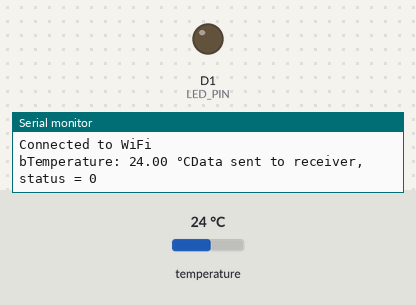
The sketch below on a simulated ESP8266 (NodeMCU). On the bench: output pins drawn as LEDs (lit = HIGH), the last lines printed to the serial monitor. Inputs (shaded band) come from the test bench; at power-on: temperature 24 °C. WiFi joins after 1.5 s; servers stay silent unless stated.

Above: at 3.2 s.
3.3 s: temperature set to 34.6 °C
10.0 s: temperature set to 35.5 °C
At 15.3 s:
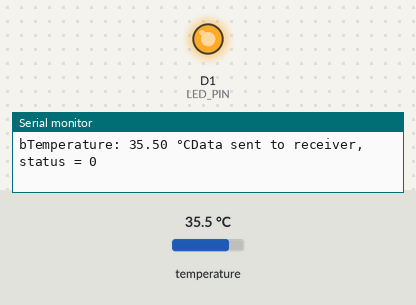
16.7 s: temperature set to 12 °C
At 20.8 s:
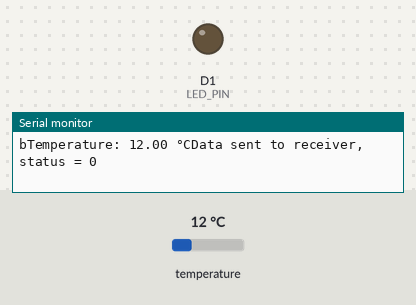
23.4 s: temperature set to 41 °C
At 26.3 s:
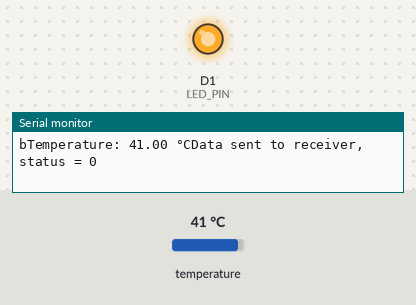
Timing chart, 0 to 27.8 s (numbered marks = the images above; inputs shaded):
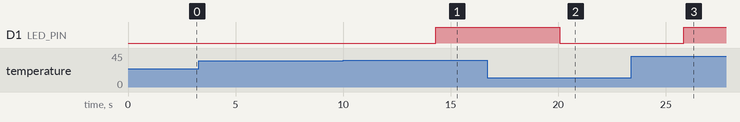

Measured:
- the behaviour switches between 35 and 35.1 °C on temperature (found by bisection; images 0 and 1)
- after the input at 10.0 s, D1 (LED_PIN): LOW → HIGH after 4.3 s
- after the input at 16.7 s, D1 (LED_PIN): HIGH → LOW after 3.4 s
- after the input at 23.4 s, D1 (LED_PIN): LOW → HIGH after 2.4 s

The sketch:

final_ds18b20_2.ino
```cpp
#include <ESP8266WiFi.h>
#include <espnow.h>
#include <OneWire.h>
#include <DallasTemperature.h>
#include <ESP8266HTTPClient.h>

// Replace with your network credentials
const char* ssid = "realme X2 Pro";
const char* password = "ca4dd002827c";

// Replace with the MAC Address of the receiver
uint8_t broadcastAddress[] = {0x2C, 0x3A, 0xE8, 0x38, 0xBB, 0xF1};

// Initialize the DS18B20 sensor
#define ONE_WIRE_BUS D3
OneWire oneWire(ONE_WIRE_BUS);
DallasTemperature sensors(&oneWire);
#define LED_PIN  D1
// Structure to send data
typedef struct struct_message {
  float btemperature;
} struct_message;

// Create a struct_message to hold sensor data
struct_message myData;

// Callback function that will be executed when data is sent
void OnDataSent(uint8_t *mac_addr, uint8_t sendStatus) {
  Serial.print("Data sent to receiver, status = ");
  Serial.println(sendStatus);
}

void setup() {
  // Start Serial Monitor
  Serial.begin(115200);


  // Connect to Wi-Fi
  WiFi.begin(ssid, password);
  while (WiFi.status() != WL_CONNECTED) {
    delay(1000);
    Serial.println("Connecting to WiFi...");
  }
  Serial.println("Connected to WiFi");

  // Initialize ESP-NOW
  if (esp_now_init() != 0) {
    Serial.println("ESP-NOW initialization failed");
    return;
  }

  // Register callback function
  esp_now_set_self_role(ESP_NOW_ROLE_CONTROLLER);
  esp_now_register_send_cb(OnDataSent);

  // Add broadcast address of the receiver
  esp_now_add_peer(broadcastAddress, ESP_NOW_ROLE_SLAVE, 1, NULL, 0);

  // Initialize DS18B20 sensor
  sensors.begin();
  pinMode(LED_PIN,OUTPUT);
}

void loop() {
  // Request temperature data from DS18B20 sensor
  sensors.requestTemperatures();

  // Read temperature data from DS18B20 sensor
  float btemperature = sensors.getTempCByIndex(0);

  // Print temperature data
  Serial.print("bTemperature: ");
  Serial.print(btemperature);
  Serial.print(" °C");

  myData.btemperature = btemperature;
  esp_now_send(broadcastAddress, (uint8_t *) &myData, sizeof(myData));

  if (btemperature > 35) {
    digitalWrite(LED_PIN, HIGH);  // Turn on the LED
  } else {
    digitalWrite(LED_PIN, LOW);  // Turn off the LED
  }


  // Wait for 5 seconds before sending data again
  delay(5000);
}
```
